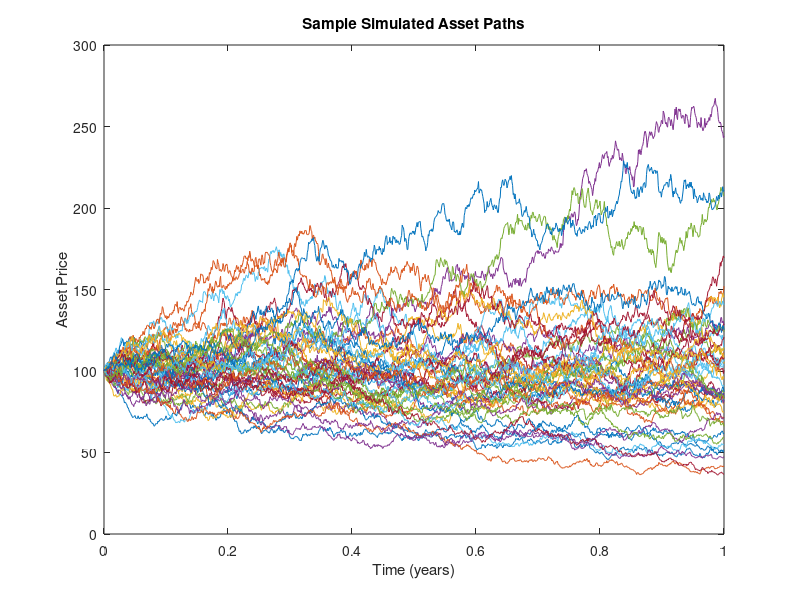

Source code (MATLAB): (Note: this script raises an error after producing the figure.)
%% Monte Carlo Pricing for a Partial Floating-Strike Lookback Call Option
% This script prices an option with payoff:
%    payoff = max(S(T) - fixedMin, 0)
% where fixedMin is the locked-in minimum value (as in your PDE).
%
% This is different from the full lookback option where the running minimum 
% is computed along each simulated path.

clear; clc; close all;

%% Parameters
S0       = 100;      % Initial asset price
fixedMin = 80;       % Fixed (locked-in) minimum, same as "Min" in your PDE
r        = 0.1;      % Risk-free interest rate
sigma    = 0.4;      % Volatility
T        = 1;        % Time to maturity (years)
numPaths = 100000;   % Number of simulated paths
numSteps = 1000;      % Number of time steps (e.g., trading days in a year)
dt       = T/numSteps;

%% Simulate Asset Paths
S = zeros(numSteps+1, numPaths);
S(1,:) = S0;
dW = sqrt(dt)*randn(numSteps, numPaths);

for i = 2:numSteps+1
    S(i,:) = S(i-1,:) .* exp((r - 0.5*sigma^2)*dt + sigma*dW(i-1,:));
end

%% Compute Payoffs Using Fixed Minimum
% Here we do NOT compute the running minimum dynamically.
% Instead, the payoff is calculated using the given fixed minimum.
S_T = S(end, :);
payoff = max(S_T - fixedMin, 0);

%% Discount and Estimate Price
discountFactor = exp(-r*T);
priceMC = discountFactor * mean(payoff);
stdError  = discountFactor * std(payoff) / sqrt(numPaths);

fprintf('Monte Carlo Price (Partial Lookback): %.4f\n', priceMC);
fprintf('Standard Error: %.4f\n', stdError);

%% (Optional) Plot Sample Paths and Payoff Histogram
figure;
plot(0:dt:T, S(:,1:50));
xlabel('Time (years)');
ylabel('Asset Price');
title('Sample Simulated Asset Paths');

figure;
histogram(payoff,50);
xlabel('Payoff');
ylabel('Frequency');
title('Histogram of Payoffs');
